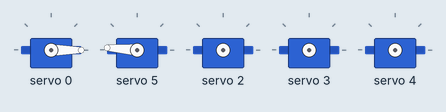
Simulated run of this sketch. Board: ESP8266 (NodeMCU). Parts: 5 × servo. WiFi joins after 1.5 s; servers stay silent unless stated; what the sketch prints to the serial monitor is not drawn.

Above: at 1.6 s.
At 2.2 s:
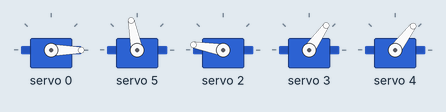
Timing chart, 0 to 3.7 s (numbered marks = the images above):
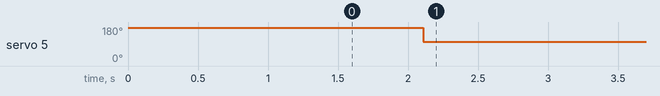

Measured:
- by itself, servo 5: 176° → 101° at 2.1 s

The sketch:

final_client_code.ino
```cpp
#include <ESP8266WiFi.h>
#include <ESP8266HTTPClient.h>
#include <WiFiClient.h>
#include <Wire.h>
#include <Adafruit_PWMServoDriver.h>

Adafruit_PWMServoDriver pwm = Adafruit_PWMServoDriver();

// Servo 1 parameters
#define SERVOMIN_1 520     // 100
#define SERVOMAX_1 550    //405

// Servo 2 parameters
#define SERVOMIN_2 235    //120 215
#define SERVOMAX_2 310       //385

// Servo 3 parameters
#define SERVOMIN_3 290     //90 205
#define SERVOMAX_3 330      //420

// claw
#define SERVO_MIN_A 100
#define SERVO_MAX_A 405
// Roll
#define SERVO_MIN_Y  580  //200
#define SERVO_MAX_Y  200  //580

#define SERVO_CHANNEL_A 0
#define SERVO_CHANNEL_Y 5

const char* ssid = "Arm";
const char* password = "123456789";

// Your server's IP address or domain name with URL path
const char* serverNameX = "http://192.168.4.1/accelX";
const char* serverNameY = "http://192.168.4.1/accelY";
const char* serverNameA = "http://192.168.4.1/A";

String X;
String Y;
String A;

unsigned long previousMillis = 0;
const long interval = 1000;

// Mapping parameters
int x1Min = -90;
int x1Max = -30;
int x2Min = -29;
int x2Max = 30;
int x3Min = 31;
int x3Max = 90;
int xOutputMin = 0;
int xOutputMax = 180;
int yMax = 90;
int yMin = -90;
int aMin = 0;
int aMax = 1023;

// Servo parameters
int servo1Channel = 2;  // Servo channel for X1
int servo2Channel = 3;  // Servo channel for X2
int servo3Channel = 4;  // Servo channel for X3

void setup() {
  Serial.begin(115200);
  Serial.println();

  Serial.print("Connecting to ");
  Serial.println(ssid);
  WiFi.begin(ssid, password);
  while (WiFi.status() != WL_CONNECTED) {
    delay(100);
    Serial.print(".");
  }
  Serial.println("");
  Serial.println("Connected to WiFi");

  pwm.begin();
  pwm.setPWM(SERVO_CHANNEL_A, 0, SERVO_MIN_A);  // Set the initial position of the A-axis servo
  pwm.setPWM(SERVO_CHANNEL_Y, 0, SERVO_MIN_Y);  // Set the initial position of the Y-axis servo
  pwm.setPWMFreq(60);
}

void loop() {
  unsigned long currentMillis = millis();

  if (currentMillis - previousMillis >= interval) {
    // Check WiFi connection status
    if (WiFi.status() == WL_CONNECTED) {
      X = httpGETRequest(serverNameX);
      Y = httpGETRequest(serverNameY);
      A = httpGETRequest(serverNameA);


      int x1 = X.toInt() * 10;
      int x2 = X.toInt() * 10;
      int x3 = X.toInt() * 10;
      int angleA = A.toInt();
      int angleY = Y.toInt() * 10;

      int mappedX1 = map(x1, x1Min, x1Max, xOutputMin, xOutputMax);
      int mappedX2 = map(x2, x2Min, x2Max, xOutputMin, xOutputMax);
      int mappedX3 = map(x3, x3Min, x3Max, xOutputMin, xOutputMax);
      int pulseA = map(angleA, aMin, aMax, SERVO_MIN_A, SERVO_MAX_A);
      int pulseY = map(angleY, yMin, yMax, SERVO_MIN_Y, SERVO_MAX_Y);

      Serial.println("Values from server: " + X + " " + Y + " " + A);


      // Control Servo 1 (X1)
      int servo1Pulse = map(mappedX1, 0, 180, SERVOMIN_1, SERVOMAX_1);
      pwm.setPWM(servo1Channel, 0, servo1Pulse);


      // Control Servo 2 (X2)
      int servo2Pulse = map(mappedX2, 0, 180, SERVOMIN_2, SERVOMAX_2);
      pwm.setPWM(servo2Channel, 0, servo2Pulse);

      // Control Servo 3 (X3)
      int servo3Pulse = map(mappedX3, 0, 180, SERVOMIN_3, SERVOMAX_3);
      pwm.setPWM(servo3Channel, 0, servo3Pulse);


      pwm.setPWM(SERVO_CHANNEL_A, 0, pulseA);  // Control the servo connected to channel 0 (A-axis)
      pwm.setPWM(SERVO_CHANNEL_Y, 0, pulseY);  // Control the servo connected to channel 1 (Y-axis)

      Serial.println("Values of angle for servo: " + String(servo1Pulse) + " " + String(servo2Pulse) + " " + String(servo3Pulse) + " " + String(pulseA) + " " + String(pulseY)) + " ";


      // Save the last HTTP GET request
      previousMillis = currentMillis;
    } else {
      Serial.println("WiFi Disconnected");
    }
  }
}

String httpGETRequest(const char* serverName) {
  WiFiClient client;
  HTTPClient http;

  // Make HTTP GET request
  http.begin(client, serverName);
  int httpResponseCode = http.GET();

  String payload = "--";

  if (httpResponseCode > 0) {
    payload = http.getString();
  } else {
    Serial.print("Error code: ");
    Serial.println(httpResponseCode);
  }

  http.end();
  return payload;
}
```
